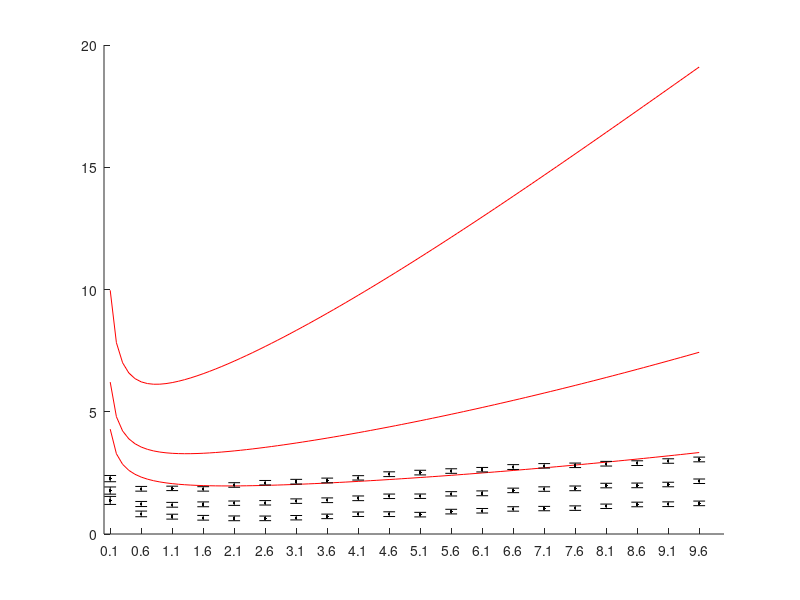

The MATLAB source for this figure: (Note: this script raises an error after producing the figure.)
load('data/data4comparison.mat');
n=1;
figure
hold on
plot(r_tab2,meanTa(:,:),'r');
%plot(r_tab,meanTs(:,:),'b.','MarkerSize',12);

for i=1:size(meanTs,1)
    errorbar(r_tab,log(meanTs(i,:)),3*sdevT(i,:)./meanTs(i,:),'k.');
end
set(gca,'XTick',r_tab)

xlabel('r','fontsize',fs_label);
ylabel('log <T>','fontsize',fs_label);


printpdf(h,'graphics/mfat_comp_r');
